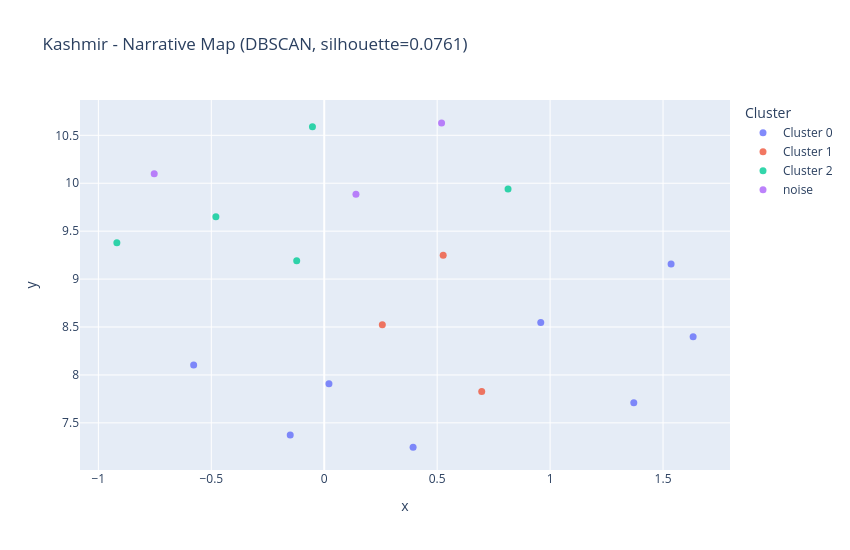

Write notebook code for a chart like this one.
### Code cell
make_narrative_map(kashmir, "Kashmir")

### Figure 1 — Plotly figure (JSON) as saved in the notebook; plotly's stock layout.template omitted (floating-point values rounded to 4 significant figures)
{"data": [{"customdata": [["Terrorist hideout busted, search under Operation Sheruwali enters third day in J...", "times_of_india", "neutral"], ["Nearly 300 tourists rescued after cable cars halt mid-air", "al_jazeera_english", "opposition_aligned"], ["CM sends deputy CM to Gulmarg to monitor rescue efforts following Gondola disrup...", "kashmirnewsbureau_com", "neutral"], ["Hundreds stranded as Gulmarg Gondola halts after technical fault", "businessline", "opposition_aligned"], ["NIA raids three locations in Kashmir in Jamaat-e-Islami terror funding case", "businessline", "neutral"], ["Indian Army leads rescue ops as 65 Gulmarg Gondola cabins stranded, 80 tourists ...", "times_of_india", "bjp_aligned"], ["NIA raids banned Darul Uloom; ex-Jamaat chief's house in J-K's Shopian", "times_of_india", "neutral"], ["12-year-old missing girl’s ‘rape-murder’ shocks Kashmir", "times_of_india", "neutral"]], "hovertemplate": "cluster=Cluster 0<br>headline=%{customdata[0]}<br>outlet=%{customdata[1]}<br>bias_label=%{customdata[2]}<extra></extra>", "legendgroup": "Cluster 0", "marker": {"color": "#636efa", "opacity": 0.8, "size": 7, "symbol": "circle"}, "mode": "markers", "name": "Cluster 0", "orientation": "v", "showlegend": true, "type": "scatter", "x": [0.9586, 0.3934, -0.5781, -0.1506, 1.633, 0.02087, 1.536, 1.371], "xaxis": "x", "y": [8.548, 7.247, 8.104, 7.374, 8.399, 7.908, 9.157, 7.71], "yaxis": "y"}, {"customdata": [["5-Day Training & Sensitization Programme on Soil Health Management and Exotic Cr...", "jknewstoday_com", "neutral"], ["Kashmir’s first cherry parcel train of the season leaves for Mumbai, boosting gr...", "businessline", "opposition_aligned"], ["Deadly suicide blast rips through Pakistan train route, killing at least 23", "fox_news", "neutral"]], "hovertemplate": "cluster=Cluster 1<br>headline=%{customdata[0]}<br>outlet=%{customdata[1]}<br>bias_label=%{customdata[2]}<extra></extra>", "legendgroup": "Cluster 1", "marker": {"color": "#EF553B", "opacity": 0.8, "size": 7, "symbol": "circle"}, "mode": "markers", "name": "Cluster 1", "orientation": "v", "showlegend": true, "type": "scatter", "x": [0.5267, 0.2572, 0.6972], "xaxis": "x", "y": [9.249, 8.522, 7.828], "yaxis": "y"}, {"customdata": [["Court Stays Controversial JKCA Communications, Relief to Elected President", "kashmirnewsbureau_com", "neutral"], ["17 Officers Regularized, Promoted as Information Officers in J&K Information Dep...", "kashmirnewsbureau_com", "neutral"], ["West Bengal changes Bakra Eid 2026 holiday date; schools and colleges to remain ...", "times_of_india", "bjp_aligned"], ["Ladakh clinches deal with Centre in 7 years, J&K parties say it took 70 and stil...", "times_of_india", "opposition_aligned"], ["JKCA's Rajesh Dhar named Indian team manager for Afghanistan series", "times_of_india", "neutral"]], "hovertemplate": "cluster=Cluster 2<br>headline=%{customdata[0]}<br>outlet=%{customdata[1]}<br>bias_label=%{customdata[2]}<extra></extra>", "legendgroup": "Cluster 2", "marker": {"color": "#00cc96", "opacity": 0.8, "size": 7, "symbol": "circle"}, "mode": "markers", "name": "Cluster 2", "orientation": "v", "showlegend": true, "type": "scatter", "x": [-0.4797, 0.8138, -0.05216, -0.1219, -0.9181], "xaxis": "x", "y": [9.65, 9.94, 10.59, 9.191, 9.38], "yaxis": "y"}, {"customdata": [["IMD weather alert: Yellow warning for Himalayan states and heavy rain forecast f...", "times_of_india", "bjp_aligned"], ["8th Pay Commission implementation date: When can you get 8th CPC salary hike wit...", "times_of_india", "opposition_aligned"], ["Rubio aims to rebuild trust between Washington and Delhi during first official v...", "pbs", "neutral"]], "hovertemplate": "cluster=noise<br>headline=%{customdata[0]}<br>outlet=%{customdata[1]}<br>bias_label=%{customdata[2]}<extra></extra>", "legendgroup": "noise", "marker": {"color": "#ab63fa", "opacity": 0.8, "size": 7, "symbol": "circle"}, "mode": "markers", "name": "noise", "orientation": "v", "showlegend": true, "type": "scatter", "x": [0.1404, 0.5195, -0.7528], "xaxis": "x", "y": [9.884, 10.63, 10.1], "yaxis": "y"}], "layout": {"height": 550, "legend": {"title": {"text": "Cluster"}, "tracegroupgap": 0}, "title": {"text": "Kashmir - Narrative Map (DBSCAN, silhouette=0.0761)"}, "width": 850, "xaxis": {"anchor": "y", "domain": [0.0, 1.0], "title": {"text": "x"}}, "yaxis": {"anchor": "x", "domain": [0.0, 1.0], "title": {"text": "y"}}}}
